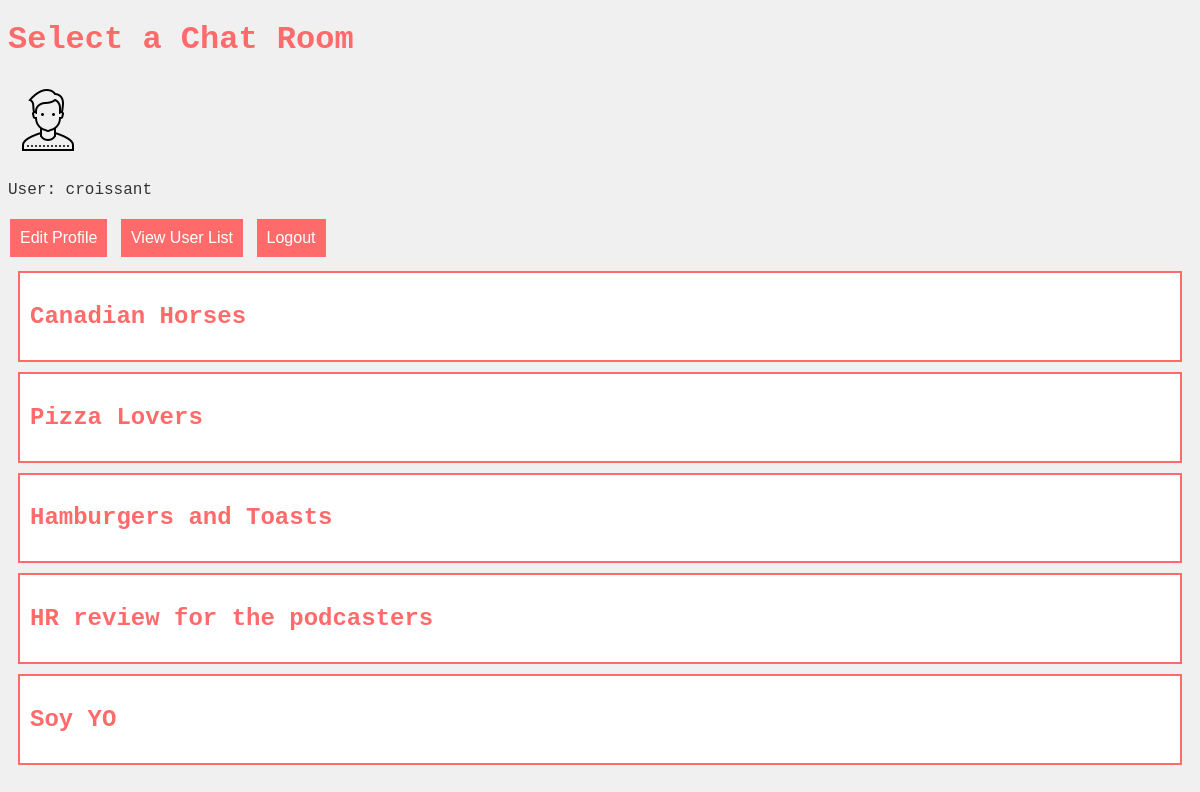
Page /mychat/select_chat/ (signed in) on the committed database.
### MyChatApp/models.py (models this page shows, shortened)
class Profile(AbstractUser):
    image = models.ImageField(upload_to='profile_pictures/', null=True, blank=True)
    nickname = models.CharField(max_length=20, null=True, blank=True)
    personal_information = models.TextField(null=True, blank=True)

class Chat(models.Model):
    chat_name = models.CharField(max_length=128, null=True, blank=True)
    chat_admins = models.ManyToManyField(Profile, related_name='chat_admins', blank=True)
    chat_members = models.ManyToManyField(Profile, related_name='chat_members', blank=True)
    one_on_one = models.BooleanField(default=False)

### MyChatApp/views.py (the view)
@login_required
def select_chat(request):
    chats = Chat.objects.filter(Q(chat_members=request.user) | Q(chat_admins=request.user)).distinct()
    return render(request, 'select_chat.html', {'chats': chats})

### templates/select_chat.html (shortened to what this page needs)
{% load static %}
<!DOCTYPE html>
<html>
<head>
  <link rel="stylesheet" type="text/css" href="{% static 'css/styles.css' %}">
</head>
<body>
  <div>
    <h1>Select a Chat Room</h1>
    {% if user.is_authenticated %}
      <div class="user-profile-picture">
      {% if user.image %}
        <img src="{{ user.image.url }}" alt="User profile picture">
          {% else %}
          <p>No profile picture found.</p>
      {% endif %}
      </div>
      <p>User: {{ user.username }}</p>
      <a href="{% url 'edit_profile' %}"><button class="button">Edit Profile</button></a>
      <a href="{% url 'user_list' %}"><button class="button">View User List</button></a>
      <a href="{% url 'logout' %}"><button class="logout-button">Logout</button></a>
    {% else %}
      <p>User: Anonymous</p>
    {% endif %}
  </div>
  {% if user.is_authenticated %}
    <div id="chat-list">
      {% for chat in chats %}
        <div class="chat" data-chat-id="{{ chat.id }}">
          <h2>{{ chat.chat_name }}</h2>
        </div>
      {% endfor %}
    </div>
  {% endif %}
</body>
</html>

### static/css/styles.css (style rules this page uses)
body { background-color: #f0f0f0; color: #333; font-family: 'Courier New', Courier, monospace; }
h1, h2, h3 { color: #ff6b6b; }
a { color: #ff6b6b; }
.logout-container, .chat { border: 2px solid #ff6b6b; padding: 10px; margin: 10px; background-color: #fff; color: #333; }
button { background-color: #ff6b6b; color: #fff; border: none; padding: 10px; text-align: center; text-decoration: none; display: inline-block; font-size: 16px; margin: 4px 2px; cursor: pointer; }

### rows in the picture
Profile: image (picture), username "croissant"
Chat: chat_name "Canadian Horses"
Chat: chat_name "Pizza Lovers"
Chat: chat_name "Hamburgers and Toasts"
Chat: chat_name "HR review for the podcasters"
Chat: chat_name "Soy YO"
